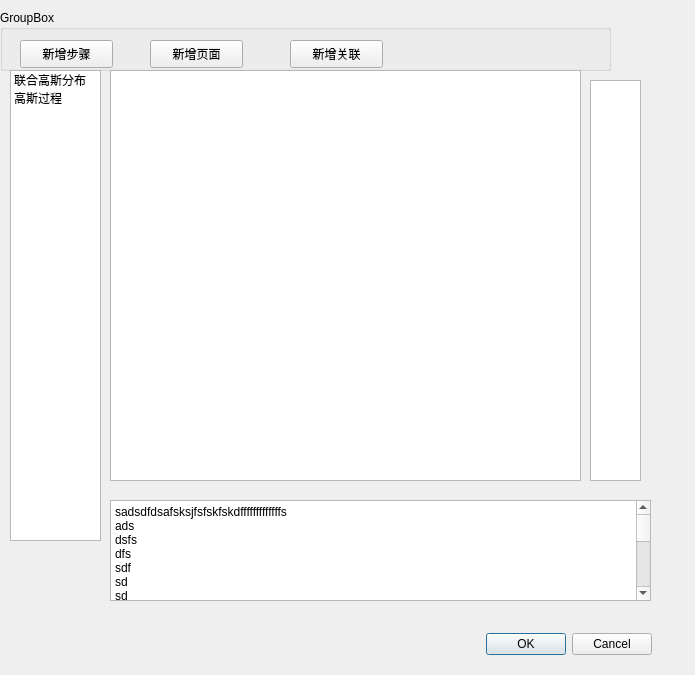
<?xml version="1.0" encoding="UTF-8"?>
<ui version="4.0">
 <class>Dialog</class>
 <widget class="QDialog" name="Dialog">
  <property name="geometry">
   <rect>
    <x>0</x>
    <y>0</y>
    <width>695</width>
    <height>675</height>
   </rect>
  </property>
  <property name="windowTitle">
   <string>Dialog</string>
  </property>
  <widget class="QGroupBox" name="groupBox">
   <property name="geometry">
    <rect>
     <x>0</x>
     <y>10</y>
     <width>611</width>
     <height>61</height>
    </rect>
   </property>
   <property name="title">
    <string>GroupBox</string>
   </property>
   <widget class="QPushButton" name="pushButton">
    <property name="geometry">
     <rect>
      <x>20</x>
      <y>30</y>
      <width>93</width>
      <height>28</height>
     </rect>
    </property>
    <property name="text">
     <string>新增步骤</string>
    </property>
   </widget>
   <widget class="QPushButton" name="pushButton_2">
    <property name="geometry">
     <rect>
      <x>150</x>
      <y>30</y>
      <width>93</width>
      <height>28</height>
     </rect>
    </property>
    <property name="text">
     <string>新增页面</string>
    </property>
   </widget>
   <widget class="QPushButton" name="pushButton_3">
    <property name="geometry">
     <rect>
      <x>290</x>
      <y>30</y>
      <width>93</width>
      <height>28</height>
     </rect>
    </property>
    <property name="text">
     <string>新增关联</string>
    </property>
   </widget>
  </widget>
  <widget class="QListWidget" name="listWidget">
   <property name="geometry">
    <rect>
     <x>10</x>
     <y>70</y>
     <width>91</width>
     <height>471</height>
    </rect>
   </property>
   <item>
    <property name="text">
     <string>联合高斯分布</string>
    </property>
   </item>
   <item>
    <property name="text">
     <string>高斯过程</string>
    </property>
   </item>
  </widget>
  <widget class="QDialogButtonBox" name="buttonBox">
   <property name="geometry">
    <rect>
     <x>460</x>
     <y>630</y>
     <width>192</width>
     <height>28</height>
    </rect>
   </property>
   <property name="standardButtons">
    <set>QDialogButtonBox::Cancel|QDialogButtonBox::Ok</set>
   </property>
  </widget>
  <widget class="QStackedWidget" name="stackedWidget">
   <property name="geometry">
    <rect>
     <x>110</x>
     <y>60</y>
     <width>551</width>
     <height>451</height>
    </rect>
   </property>
   <property name="currentIndex">
    <number>0</number>
   </property>
   <widget class="QWidget" name="page">
    <widget class="QGraphicsView" name="graphicsView">
     <property name="geometry">
      <rect>
       <x>0</x>
       <y>10</y>
       <width>471</width>
       <height>411</height>
      </rect>
     </property>
    </widget>
    <widget class="QListWidget" name="listWidget_2">
     <property name="geometry">
      <rect>
       <x>480</x>
       <y>20</y>
       <width>51</width>
       <height>401</height>
      </rect>
     </property>
    </widget>
   </widget>
   <widget class="QWidget" name="page_2"/>
  </widget>
  <widget class="QTextEdit" name="textEdit">
   <property name="geometry">
    <rect>
     <x>110</x>
     <y>500</y>
     <width>541</width>
     <height>101</height>
    </rect>
   </property>
   <property name="html">
    <string>&lt;!DOCTYPE HTML PUBLIC &quot;-//W3C//DTD HTML 4.0//EN&quot; &quot;http://www.w3.org/TR/REC-html40/strict.dtd&quot;&gt;
&lt;html&gt;&lt;head&gt;&lt;meta name=&quot;qrichtext&quot; content=&quot;1&quot; /&gt;&lt;style type=&quot;text/css&quot;&gt;
p, li { white-space: pre-wrap; }
&lt;/style&gt;&lt;/head&gt;&lt;body style=&quot; font-family:'SimSun'; font-size:9pt; font-weight:400; font-style:normal;&quot;&gt;
&lt;p style=&quot; margin-top:0px; margin-bottom:0px; margin-left:0px; margin-right:0px; -qt-block-indent:0; text-indent:0px;&quot;&gt;sadsdfdsafsksjfsfskfskdfffffffffffffs&lt;/p&gt;
&lt;p style=&quot; margin-top:0px; margin-bottom:0px; margin-left:0px; margin-right:0px; -qt-block-indent:0; text-indent:0px;&quot;&gt;ads&lt;/p&gt;
&lt;p style=&quot; margin-top:0px; margin-bottom:0px; margin-left:0px; margin-right:0px; -qt-block-indent:0; text-indent:0px;&quot;&gt;dsfs&lt;/p&gt;
&lt;p style=&quot; margin-top:0px; margin-bottom:0px; margin-left:0px; margin-right:0px; -qt-block-indent:0; text-indent:0px;&quot;&gt;dfs&lt;/p&gt;
&lt;p style=&quot; margin-top:0px; margin-bottom:0px; margin-left:0px; margin-right:0px; -qt-block-indent:0; text-indent:0px;&quot;&gt;sdf&lt;/p&gt;
&lt;p style=&quot; margin-top:0px; margin-bottom:0px; margin-left:0px; margin-right:0px; -qt-block-indent:0; text-indent:0px;&quot;&gt;sd&lt;/p&gt;
&lt;p style=&quot; margin-top:0px; margin-bottom:0px; margin-left:0px; margin-right:0px; -qt-block-indent:0; text-indent:0px;&quot;&gt;sd&lt;/p&gt;
&lt;p style=&quot; margin-top:0px; margin-bottom:0px; margin-left:0px; margin-right:0px; -qt-block-indent:0; text-indent:0px;&quot;&gt;fs&lt;/p&gt;
&lt;p style=&quot; margin-top:0px; margin-bottom:0px; margin-left:0px; margin-right:0px; -qt-block-indent:0; text-indent:0px;&quot;&gt;df&lt;/p&gt;
&lt;p style=&quot; margin-top:0px; margin-bottom:0px; margin-left:0px; margin-right:0px; -qt-block-indent:0; text-indent:0px;&quot;&gt;sd&lt;/p&gt;
&lt;p style=&quot; margin-top:0px; margin-bottom:0px; margin-left:0px; margin-right:0px; -qt-block-indent:0; text-indent:0px;&quot;&gt;f&lt;/p&gt;
&lt;p style=&quot; margin-top:0px; margin-bottom:0px; margin-left:0px; margin-right:0px; -qt-block-indent:0; text-indent:0px;&quot;&gt;sf&lt;/p&gt;
&lt;p style=&quot; margin-top:0px; margin-bottom:0px; margin-left:0px; margin-right:0px; -qt-block-indent:0; text-indent:0px;&quot;&gt;s&lt;/p&gt;
&lt;p style=&quot; margin-top:0px; margin-bottom:0px; margin-left:0px; margin-right:0px; -qt-block-indent:0; text-indent:0px;&quot;&gt;f&lt;/p&gt;
&lt;p style=&quot; margin-top:0px; margin-bottom:0px; margin-left:0px; margin-right:0px; -qt-block-indent:0; text-indent:0px;&quot;&gt;sf&lt;/p&gt;
&lt;p style=&quot; margin-top:0px; margin-bottom:0px; margin-left:0px; margin-right:0px; -qt-block-indent:0; text-indent:0px;&quot;&gt;s&lt;/p&gt;
&lt;p style=&quot; margin-top:0px; margin-bottom:0px; margin-left:0px; margin-right:0px; -qt-block-indent:0; text-indent:0px;&quot;&gt;f&lt;/p&gt;
&lt;p style=&quot; margin-top:0px; margin-bottom:0px; margin-left:0px; margin-right:0px; -qt-block-indent:0; text-indent:0px;&quot;&gt;s&lt;/p&gt;
&lt;p style=&quot; margin-top:0px; margin-bottom:0px; margin-left:0px; margin-right:0px; -qt-block-indent:0; text-indent:0px;&quot;&gt;fs&lt;/p&gt;
&lt;p style=&quot; margin-top:0px; margin-bottom:0px; margin-left:0px; margin-right:0px; -qt-block-indent:0; text-indent:0px;&quot;&gt;f&lt;/p&gt;
&lt;p style=&quot; margin-top:0px; margin-bottom:0px; margin-left:0px; margin-right:0px; -qt-block-indent:0; text-indent:0px;&quot;&gt;sd&lt;/p&gt;
&lt;p style=&quot; margin-top:0px; margin-bottom:0px; margin-left:0px; margin-right:0px; -qt-block-indent:0; text-indent:0px;&quot;&gt;f&lt;/p&gt;
&lt;p style=&quot; margin-top:0px; margin-bottom:0px; margin-left:0px; margin-right:0px; -qt-block-indent:0; text-indent:0px;&quot;&gt;sf&lt;/p&gt;
&lt;p style=&quot; margin-top:0px; margin-bottom:0px; margin-left:0px; margin-right:0px; -qt-block-indent:0; text-indent:0px;&quot;&gt;s&lt;/p&gt;
&lt;p style=&quot; margin-top:0px; margin-bottom:0px; margin-left:0px; margin-right:0px; -qt-block-indent:0; text-indent:0px;&quot;&gt;fs&lt;/p&gt;
&lt;p style=&quot; margin-top:0px; margin-bottom:0px; margin-left:0px; margin-right:0px; -qt-block-indent:0; text-indent:0px;&quot;&gt;f&lt;/p&gt;
&lt;p style=&quot; margin-top:0px; margin-bottom:0px; margin-left:0px; margin-right:0px; -qt-block-indent:0; text-indent:0px;&quot;&gt;s&lt;/p&gt;
&lt;p style=&quot; margin-top:0px; margin-bottom:0px; margin-left:0px; margin-right:0px; -qt-block-indent:0; text-indent:0px;&quot;&gt;fs&lt;/p&gt;
&lt;p style=&quot; margin-top:0px; margin-bottom:0px; margin-left:0px; margin-right:0px; -qt-block-indent:0; text-indent:0px;&quot;&gt;f&lt;/p&gt;
&lt;p style=&quot; margin-top:0px; margin-bottom:0px; margin-left:0px; margin-right:0px; -qt-block-indent:0; text-indent:0px;&quot;&gt;sf&lt;/p&gt;
&lt;p style=&quot; margin-top:0px; margin-bottom:0px; margin-left:0px; margin-right:0px; -qt-block-indent:0; text-indent:0px;&quot;&gt;a&lt;/p&gt;&lt;/body&gt;&lt;/html&gt;</string>
   </property>
  </widget>
 </widget>
 <resources/>
 <connections/>
</ui>
